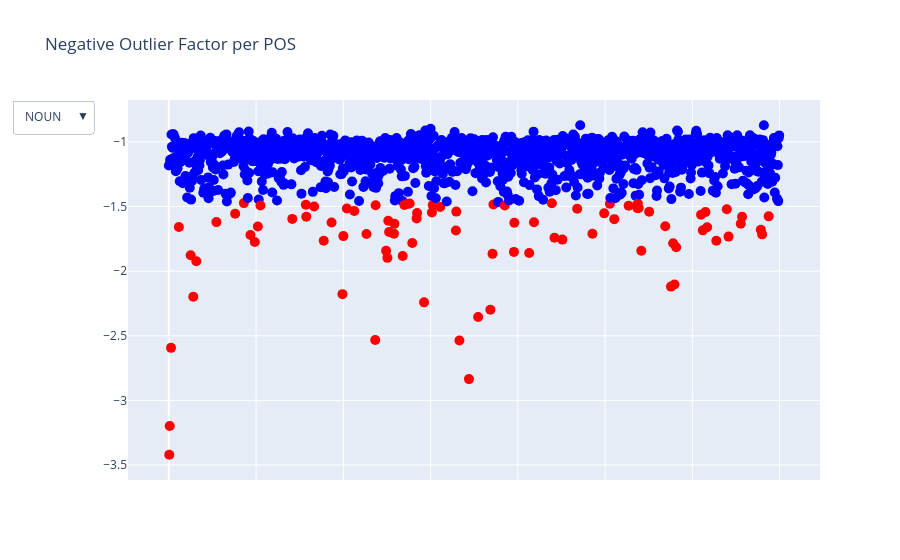

Notebook cell for this chart:
### Code cell
# Convert dictionary to a structured list
data = []
for pos, words in score_pos_elements.items():
    for word, score in words:
        status = 'Outlier' if word in outlier_pos_elements.get(pos, []) else 'Inlier'
        color = 'red' if status == 'Outlier' else 'blue'
        data.append({'POS': pos, 'Word': word, 'NOF': score, 'Status': status, 'Color': color})

df = pd.DataFrame(data)

# Prepare dropdown and scatter plot
pos_tags = list(score_pos_elements.keys())
fig = go.Figure()

# Add traces for each POS
def create_trace(pos):
    filtered_df = df[df['POS'] == pos]
    return go.Scatter(
        x=np.arange(len(filtered_df)),
        y=filtered_df['NOF'],
        text=[f"{row['Word']} ({row['Status']}), NOF: {row['NOF']:.2f}" for _, row in filtered_df.iterrows()],
        mode='markers',
        marker=dict(color=filtered_df['Color'], size=10),
        name=pos,
        hoverinfo='text'
    )

for pos in pos_tags:
    fig.add_trace(create_trace(pos))

# Update layout with dropdown
fig.update_layout(
    title="Negative Outlier Factor per POS",
    xaxis=dict(showticklabels=False),
    updatemenus=[
        {
            "buttons": [
                {
                    "label": pos,
                    "method": "update",
                    "args": [
                        {"visible": [i == idx for i in range(len(pos_tags))]},
                        {"title": f"Negative Outlier Factor for {pos}"}
                    ]
                }
                for idx, pos in enumerate(pos_tags)
            ],
            "direction": "down",
            "showactive": True
        }
    ]
)

# Set all traces except the first one to be initially hidden
for i in range(1, len(pos_tags)):
    fig.data[i].visible = False

# Show the chart
fig.show()

### Figure 1 — Plotly figure (JSON) as saved in the notebook; plotly's stock layout.template omitted (floating-point values rounded to 4 significant figures; data arrays with more than 128 entries replaced by an {"elided": "..."} marker saying what was removed)
{"data": [{"hoverinfo": "text", "marker": {"color": {"elided": "1400 str values"}, "size": 10}, "mode": "markers", "name": "NOUN", "text": {"elided": "1400 str values"}, "type": "scatter", "x": {"elided": "1400 int values"}, "y": {"elided": "1400 float values"}}, {"hoverinfo": "text", "marker": {"color": ["red", "red", "red", "red", "blue", "blue", "red", "blue", "red", "blue", "red", "red", "blue", "blue"], "size": 10}, "mode": "markers", "name": "CCONJ", "text": ["& (Outlier), NOF: -1.95", "/ (Outlier), NOF: -1.69", "c'est-à-dire (Outlier), NOF: -1.53", "car (Outlier), NOF: -2.82", "comme (Inlier), NOF: -0.99", "donc (Inlier), NOF: -1.38", "et (Outlier), NOF: -3.03", "mais (Inlier), NOF: -1.24", "ni (Outlier), NOF: -2.05", "or (Inlier), NOF: -1.13", "ou (Outlier), NOF: -2.56", "puis (Outlier), NOF: -2.18", "soit (Inlier), NOF: -0.99", "voire (Inlier), NOF: -1.01"], "type": "scatter", "visible": false, "x": [0, 1, 2, 3, 4, 5, 6, 7, 8, 9, 10, 11, 12, 13], "y": [-1.955, -1.691, -1.534, -2.822, -0.9937, -1.385, -3.028, -1.236, -2.053, -1.131, -2.565, -2.184, -0.9937, -1.013]}, {"hoverinfo": "text", "marker": {"color": ["red", "blue", "blue", "red", "blue", "blue", "red", "blue", "red", "red", "red", "red", "red", "red", "blue", "blue", "red", "red", "blue", "red", "blue", "blue", "red", "blue", "blue", "blue", "red", "blue", "red", "blue", "blue", "blue", "blue", "blue", "red"], "size": 10}, "mode": "markers", "name": "ADP", "text": ["/ (Outlier), NOF: -1.56", "après (Inlier), NOF: -1.21", "avant (Inlier), NOF: -1.00", "avec (Outlier), NOF: -2.70", "chez (Inlier), NOF: -1.32", "comme (Inlier), NOF: -1.08", "concernant (Outlier), NOF: -2.34", "contre (Inlier), NOF: -1.46", "dans (Outlier), NOF: -1.64", "de (Outlier), NOF: -6.50", "depuis (Outlier), NOF: -1.56", "derrière (Outlier), NOF: -1.69", "devant (Outlier), NOF: -1.67", "di (Outlier), NOF: -2.41", "durant (Inlier), NOF: -0.93", "dès (Inlier), NOF: -0.97", "en (Outlier), NOF: -2.08", "entre (Outlier), NOF: -1.51", "envers (Inlier), NOF: -1.00", "jusque (Outlier), NOF: -1.97", "malgré (Inlier), NOF: -0.99", "outre (Inlier), NOF: -1.15", "par (Outlier), NOF: -1.78", "parmi (Inlier), NOF: -1.13", "pendant (Inlier), NOF: -1.11", "pour (Inlier), NOF: -1.14", "sans (Outlier), NOF: -1.68", "sauf (Inlier), NOF: -1.30", "selon (Outlier), NOF: -1.71", "sous (Inlier), NOF: -1.21", "suivant (Inlier), NOF: -1.38", "sur (Inlier), NOF: -1.01", "vers (Inlier), NOF: -1.22", "via (Inlier), NOF: -1.00", "à (Outlier), NOF: -2.81"], "type": "scatter", "visible": false, "x": [0, 1, 2, 3, 4, 5, 6, 7, 8, 9, 10, 11, 12, 13, 14, 15, 16, 17, 18, 19, 20, 21, 22, 23, 24, 25, 26, 27, 28, 29, 30, 31, 32, 33, 34], "y": [-1.559, -1.205, -1.003, -2.704, -1.323, -1.078, -2.343, -1.457, -1.637, -6.503, -1.558, -1.687, -1.671, -2.413, -0.9293, -0.9729, -2.08, -1.508, -0.9962, -1.969, -0.9898, -1.146, -1.776, -1.133, -1.112, -1.138, -1.684, -1.297, -1.706, -1.205, -1.383, -1.015, -1.22, -0.9962, -2.812]}, {"hoverinfo": "text", "marker": {"color": {"elided": "166 str values"}, "size": 10}, "mode": "markers", "name": "NUM", "text": {"elided": "166 str values"}, "type": "scatter", "visible": false, "x": {"elided": "166 int values"}, "y": {"elided": "166 float values"}}, {"hoverinfo": "text", "marker": {"color": {"elided": "402 str values"}, "size": 10}, "mode": "markers", "name": "ADJ", "text": {"elided": "402 str values"}, "type": "scatter", "visible": false, "x": {"elided": "402 int values"}, "y": {"elided": "402 float values"}}, {"hoverinfo": "text", "marker": {"color": {"elided": "556 str values"}, "size": 10}, "mode": "markers", "name": "VERB", "text": {"elided": "556 str values"}, "type": "scatter", "visible": false, "x": {"elided": "556 int values"}, "y": {"elided": "556 float values"}}, {"hoverinfo": "text", "marker": {"color": {"elided": "210 str values"}, "size": 10}, "mode": "markers", "name": "PROPN", "text": {"elided": "210 str values"}, "type": "scatter", "visible": false, "x": {"elided": "210 int values"}, "y": {"elided": "210 float values"}}, {"hoverinfo": "text", "marker": {"color": ["blue", "blue", "blue", "blue", "blue", "blue", "red", "blue", "blue", "blue", "blue", "blue", "blue", "blue", "red", "blue", "blue", "blue", "blue", "blue", "blue", "blue", "blue", "blue", "blue", "blue", "blue", "blue", "blue", "blue", "blue", "blue", "blue", "blue", "blue", "red", "blue", "blue", "blue", "red", "blue", "blue", "blue", "blue", "red", "blue", "blue", "blue", "blue", "blue", "red", "blue", "blue", "red", "blue", "blue", "blue", "blue", "blue", "red", "red", "blue", "blue", "blue", "blue", "blue", "blue", "blue", "blue", "red", "red", "blue", "blue", "blue", "blue", "blue", "blue", "blue", "blue", "red", "blue", "red", "red", "blue", "red", "blue", "blue", "blue", "blue", "blue", "blue", "blue", "red", "red", "blue", "blue", "blue", "blue", "blue", "blue", "red", "blue", "blue", "red", "blue", "blue", "blue", "red", "red", "red", "blue", "blue", "red", "red", "blue", "blue", "red", "blue", "blue", "red", "blue", "blue", "red", "blue", "blue", "blue"], "size": 10}, "mode": "markers", "name": "ADV", "text": ["absolument (Inlier), NOF: -1.46", "actuellement (Inlier), NOF: -1.02", "afin (Inlier), NOF: -1.09", "ailleurs (Inlier), NOF: -1.44", "ainsi (Inlier), NOF: -1.34", "alors (Inlier), NOF: -1.08", "après (Outlier), NOF: -1.69", "assez (Inlier), NOF: -0.95", "au-delà (Inlier), NOF: -1.04", "au-dessus (Inlier), NOF: -1.10", "aujourd'hui (Inlier), NOF: -1.00", "auparavant (Inlier), NOF: -1.15", "auprès (Inlier), NOF: -1.01", "aussi (Inlier), NOF: -1.08", "autant (Outlier), NOF: -1.53", "autour (Inlier), NOF: -0.96", "autrement (Inlier), NOF: -1.11", "avant (Inlier), NOF: -1.09", "beaucoup (Inlier), NOF: -1.46", "bien (Inlier), NOF: -1.46", "bientôt (Inlier), NOF: -1.11", "cependant (Inlier), NOF: -1.47", "certes (Inlier), NOF: -1.36", "clairement (Inlier), NOF: -1.10", "comment (Inlier), NOF: -1.33", "complètement (Inlier), NOF: -1.08", "contrairement (Inlier), NOF: -1.41", "davantage (Inlier), NOF: -1.20", "depuis (Inlier), NOF: -1.24", "directement (Inlier), NOF: -0.97", "donc (Inlier), NOF: -1.34", "définitivement (Inlier), NOF: -1.01", "déjà (Inlier), NOF: -1.06", "désormais (Inlier), NOF: -0.99", "encore (Inlier), NOF: -1.05", "enfin (Outlier), NOF: -2.20", "ensemble (Inlier), NOF: -1.20", "ensuite (Inlier), NOF: -1.05", "entièrement (Inlier), NOF: -0.99", "environ (Outlier), NOF: -3.25", "essentiellement (Inlier), NOF: -1.10", "extrêmement (Inlier), NOF: -1.11", "face (Inlier), NOF: -0.99", "facilement (Inlier), NOF: -1.17", "finalement (Outlier), NOF: -1.64", "fort (Inlier), NOF: -1.09", "fortement (Inlier), NOF: -1.37", "grâce (Inlier), NOF: -1.44", "généralement (Inlier), NOF: -0.99", "hier (Inlier), NOF: -1.44", "hors (Outlier), NOF: -1.82", "ici (Inlier), NOF: -1.36", "immédiatement (Inlier), NOF: -1.11", "initialement (Outlier), NOF: -1.67", "jamais (Inlier), NOF: -1.26", "juste (Inlier), NOF: -1.06", "largement (Inlier), NOF: -1.09", "loin (Inlier), NOF: -1.05", "longtemps (Inlier), NOF: -1.16", "lors (Outlier), NOF: -1.97", "là (Outlier), NOF: -2.12", "légèrement (Inlier), NOF: -1.13", "maintenant (Inlier), NOF: -0.97", "mal (Inlier), NOF: -0.99", "malheureusement (Inlier), NOF: -1.17", "mieux (Inlier), NOF: -1.23", "moins (Inlier), NOF: -0.97", "même (Inlier), NOF: -1.13", "naturellement (Inlier), NOF: -0.99", "ne (Outlier), NOF: -2.72", "non (Outlier), NOF: -2.46", "notamment (Inlier), NOF: -1.08", "néanmoins (Inlier), NOF: -1.06", "officiellement (Inlier), NOF: -1.10", "parfaitement (Inlier), NOF: -0.99", "parfois (Inlier), NOF: -1.34", "particulièrement (Inlier), NOF: -1.04", "partiellement (Inlier), NOF: -1.02", "partout (Inlier), NOF: -1.09", "pas (Outlier), NOF: -7.98", "peu (Inlier), NOF: -1.21", "peut-être (Outlier), NOF: -1.51", "plus (Outlier), NOF: -1.86", "plutôt (Inlier), NOF: -1.21", "pourquoi (Outlier), NOF: -1.93", "pourtant (Inlier), NOF: -0.97", "pratiquement (Inlier), NOF: -1.08", "presque (Inlier), NOF: -1.44", "principalement (Inlier), NOF: -1.24", "probablement (Inlier), NOF: -0.95", "progressivement (Inlier), NOF: -1.05", "près (Inlier), NOF: -1.00", "que (Outlier), NOF: -2.51", "rapidement (Outlier), NOF: -1.63", "rarement (Inlier), NOF: -1.02", "relativement (Inlier), NOF: -0.97", "respectivement (Inlier), NOF: -1.15", "récemment (Inlier), NOF: -1.47", "réellement (Inlier), NOF: -1.07", "régulièrement (Inlier), NOF: -0.93", "seulement (Outlier), NOF: -1.52", "si (Inlier), NOF: -1.06", "simplement (Inlier), NOF: -1.31", "soit (Outlier), NOF: -1.76", "souvent (Inlier), NOF: -0.89", "spécialement (Inlier), NOF: -1.10", "suite (Inlier), NOF: -1.04", "surtout (Outlier), NOF: -1.49", "tant (Outlier), NOF: -1.56", "tard (Outlier), NOF: -3.05", "totalement (Inlier), NOF: -1.07", "toujours (Inlier), NOF: -1.05", "tout (Outlier), NOF: -1.92", "toutefois (Outlier), NOF: -1.86", "traditionnellement (Inlier), NOF: -1.02", "trop (Inlier), NOF: -1.06", "très (Outlier), NOF: -3.14", "tôt (Inlier), NOF: -1.44", "uniquement (Inlier), NOF: -1.03", "vis-à-vis (Outlier), NOF: -1.93", "vite (Inlier), NOF: -1.34", "vivement (Inlier), NOF: -1.29", "vraiment (Outlier), NOF: -2.00", "véritablement (Inlier), NOF: -0.99", "également (Inlier), NOF: -1.08", "éventuellement (Inlier), NOF: -1.01"], "type": "scatter", "visible": false, "x": [0, 1, 2, 3, 4, 5, 6, 7, 8, 9, 10, 11, 12, 13, 14, 15, 16, 17, 18, 19, 20, 21, 22, 23, 24, 25, 26, 27, 28, 29, 30, 31, 32, 33, 34, 35, 36, 37, 38, 39, 40, 41, 42, 43, 44, 45, 46, 47, 48, 49, 50, 51, 52, 53, 54, 55, 56, 57, 58, 59, 60, 61, 62, 63, 64, 65, 66, 67, 68, 69, 70, 71, 72, 73, 74, 75, 76, 77, 78, 79, 80, 81, 82, 83, 84, 85, 86, 87, 88, 89, 90, 91, 92, 93, 94, 95, 96, 97, 98, 99, 100, 101, 102, 103, 104, 105, 106, 107, 108, 109, 110, 111, 112, 113, 114, 115, 116, 117, 118, 119, 120, 121, 122, 123, 124, 125], "y": [-1.462, -1.017, -1.085, -1.443, -1.336, -1.081, -1.688, -0.9458, -1.041, -1.097, -1.004, -1.15, -1.013, -1.075, -1.525, -0.9584, -1.112, -1.085, -1.462, -1.458, -1.106, -1.467, -1.359, -1.101, -1.332, -1.077, -1.407, -1.199, -1.239, -0.9707, -1.336, -1.013, -1.058, -0.9916, -1.047, -2.2, -1.199, -1.054, -0.991, -3.251, -1.101, -1.108, -0.9889, -1.168, -1.645, -1.095, -1.372, -1.436, -0.9916, -1.439, -1.824, -1.362, -1.11, -1.669, -1.256, -1.062, -1.089, -1.053, -1.163, -1.969, -2.121, -1.129, -0.9706, -0.991, -1.17, -1.23, -0.9657, -1.129, -0.9899, -2.718, -2.456, -1.077, -1.062, -1.097, -0.9857, -1.342, -1.036, -1.018, -1.092, -7.984, -1.206, -1.507, -1.859, -1.212, -1.933, -0.9706, -1.077, -1.445, -1.243, -0.9529, -1.046, -1.0, -2.507, -1.627, -1.022, -0.9707, -1.153, -1.468, -1.065, -0.9302, -1.524, -1.062, -1.309, -1.764, -0.8895, -1.105, -1.041, -1.486, -1.557, -3.053, -1.068, -1.054, -1.921, -1.86, -1.021, -1.058, -3.144, -1.435, -1.031, -1.933, -1.344, -1.289, -1.997, -0.9899, -1.075, -1.011]}, {"hoverinfo": "text", "marker": {"color": ["blue", "red", "blue", "blue", "red", "red", "blue", "red", "blue", "red", "blue", "red", "red", "blue", "red"], "size": 10}, "mode": "markers", "name": "DET", "text": ["aucun (Inlier), NOF: -1.05", "ce (Outlier), NOF: -4.65", "certain (Inlier), NOF: -1.32", "chaque (Inlier), NOF: -0.95", "différent (Outlier), NOF: -2.10", "divers (Outlier), NOF: -2.10", "du (Inlier), NOF: -1.20", "le (Outlier), NOF: -6.96", "plusieurs (Inlier), NOF: -1.22", "quel (Outlier), NOF: -2.09", "quelque (Inlier), NOF: -1.32", "son (Outlier), NOF: -5.59", "tel (Outlier), NOF: -2.91", "tout (Inlier), NOF: -0.95", "un (Outlier), NOF: -3.37"], "type": "scatter", "visible": false, "x": [0, 1, 2, 3, 4, 5, 6, 7, 8, 9, 10, 11, 12, 13, 14], "y": [-1.051, -4.647, -1.319, -0.9538, -2.103, -2.103, -1.199, -6.958, -1.216, -2.089, -1.319, -5.587, -2.91, -0.9538, -3.367]}, {"hoverinfo": "text", "marker": {"color": ["red", "blue", "red", "red", "blue", "red", "blue", "red", "red", "blue", "red", "red", "red", "blue", "red", "red", "red", "red", "red", "blue", "blue", "blue", "red", "red", "blue", "red", "red", "blue", "blue", "blue", "red", "red", "red", "blue", "red", "red", "red", "blue", "red", "blue"], "size": 10}, "mode": "markers", "name": "PRON", "text": ["aucun (Outlier), NOF: -1.86", "autant (Inlier), NOF: -1.34", "autre (Outlier), NOF: -2.35", "beaucoup (Outlier), NOF: -1.47", "ce (Inlier), NOF: -1.23", "ceci (Outlier), NOF: -1.48", "cela (Inlier), NOF: -1.01", "celui (Outlier), NOF: -4.53", "celui-ci (Outlier), NOF: -2.18", "certain (Inlier), NOF: -1.19", "chacun (Outlier), NOF: -2.63", "dont (Outlier), NOF: -2.55", "en (Outlier), NOF: -2.60", "eux (Inlier), NOF: -1.41", "eux-mêmes (Outlier), NOF: -3.23", "lequel (Outlier), NOF: -4.44", "lui (Outlier), NOF: -3.00", "lui-même (Outlier), NOF: -2.52", "moi (Outlier), NOF: -1.67", "moins (Inlier), NOF: -1.12", "nous (Inlier), NOF: -1.11", "on (Inlier), NOF: -1.30", "où (Outlier), NOF: -2.13", "personne (Outlier), NOF: -1.86", "peu (Inlier), NOF: -1.12", "plus (Outlier), NOF: -2.47", "plusieurs (Outlier), NOF: -1.93", "près (Inlier), NOF: -1.12", "que (Inlier), NOF: -1.13", "quelqu'un (Inlier), NOF: -1.41", "qui (Outlier), NOF: -1.67", "quoi (Outlier), NOF: -2.30", "rien (Outlier), NOF: -1.89", "soi (Inlier), NOF: -1.31", "toi (Outlier), NOF: -1.77", "tout (Outlier), NOF: -2.84", "un (Outlier), NOF: -2.49", "vous (Inlier), NOF: -1.09", "y (Outlier), NOF: -1.48", "ça (Inlier), NOF: -0.96"], "type": "scatter", "visible": false, "x": [0, 1, 2, 3, 4, 5, 6, 7, 8, 9, 10, 11, 12, 13, 14, 15, 16, 17, 18, 19, 20, 21, 22, 23, 24, 25, 26, 27, 28, 29, 30, 31, 32, 33, 34, 35, 36, 37, 38, 39], "y": [-1.862, -1.34, -2.354, -1.475, -1.231, -1.482, -1.014, -4.528, -2.176, -1.189, -2.629, -2.545, -2.602, -1.406, -3.234, -4.437, -2.999, -2.518, -1.671, -1.118, -1.112, -1.305, -2.135, -1.856, -1.125, -2.473, -1.931, -1.118, -1.127, -1.413, -1.672, -2.299, -1.89, -1.313, -1.774, -2.837, -2.487, -1.09, -1.475, -0.9646]}, {"hoverinfo": "text", "marker": {"color": ["red", "red", "red"], "size": 10}, "mode": "markers", "name": "AUX", "text": ["avoir (Outlier), NOF: -8.64", "faire (Outlier), NOF: -1.89", "être (Outlier), NOF: -2.65"], "type": "scatter", "visible": false, "x": [0, 1, 2], "y": [-8.639, -1.89, -2.653]}, {"hoverinfo": "text", "marker": {"color": ["blue", "red"], "size": 10}, "mode": "markers", "name": "INTJ", "text": ["bref (Inlier), NOF: -1.17", "merci (Outlier), NOF: -1.76"], "type": "scatter", "visible": false, "x": [0, 1], "y": [-1.168, -1.758]}, {"hoverinfo": "text", "marker": {"color": ["blue", "blue", "red", "blue", "blue", "red"], "size": 10}, "mode": "markers", "name": "SCONJ", "text": ["comme (Inlier), NOF: -1.18", "lorsque (Inlier), NOF: -0.92", "puisque (Outlier), NOF: -2.94", "quand (Inlier), NOF: -1.21", "que (Inlier), NOF: -1.37", "si (Outlier), NOF: -2.91"], "type": "scatter", "visible": false, "x": [0, 1, 2, 3, 4, 5], "y": [-1.179, -0.9242, -2.939, -1.207, -1.368, -2.908]}, {"hoverinfo": "text", "marker": {"color": ["blue", "red", "blue"], "size": 10}, "mode": "markers", "name": "X", "text": ["del (Inlier), NOF: -0.93", "etc. (Outlier), NOF: -3.09", "von (Inlier), NOF: -1.08"], "type": "scatter", "visible": false, "x": [0, 1, 2], "y": [-0.9335, -3.087, -1.081]}], "layout": {"title": {"text": "Negative Outlier Factor per POS"}, "updatemenus": [{"buttons": [{"args": [{"visible": [true, false, false, false, false, false, false, false, false, false, false, false, false, false]}, {"title": "Negative Outlier Factor for NOUN"}], "label": "NOUN", "method": "update"}, {"args": [{"visible": [false, true, false, false, false, false, false, false, false, false, false, false, false, false]}, {"title": "Negative Outlier Factor for CCONJ"}], "label": "CCONJ", "method": "update"}, {"args": [{"visible": [false, false, true, false, false, false, false, false, false, false, false, false, false, false]}, {"title": "Negative Outlier Factor for ADP"}], "label": "ADP", "method": "update"}, {"args": [{"visible": [false, false, false, true, false, false, false, false, false, false, false, false, false, false]}, {"title": "Negative Outlier Factor for NUM"}], "label": "NUM", "method": "update"}, {"args": [{"visible": [false, false, false, false, true, false, false, false, false, false, false, false, false, false]}, {"title": "Negative Outlier Factor for ADJ"}], "label": "ADJ", "method": "update"}, {"args": [{"visible": [false, false, false, false, false, true, false, false, false, false, false, false, false, false]}, {"title": "Negative Outlier Factor for VERB"}], "label": "VERB", "method": "update"}, {"args": [{"visible": [false, false, false, false, false, false, true, false, false, false, false, false, false, false]}, {"title": "Negative Outlier Factor for PROPN"}], "label": "PROPN", "method": "update"}, {"args": [{"visible": [false, false, false, false, false, false, false, true, false, false, false, false, false, false]}, {"title": "Negative Outlier Factor for ADV"}], "label": "ADV", "method": "update"}, {"args": [{"visible": [false, false, false, false, false, false, false, false, true, false, false, false, false, false]}, {"title": "Negative Outlier Factor for DET"}], "label": "DET", "method": "update"}, {"args": [{"visible": [false, false, false, false, false, false, false, false, false, true, false, false, false, false]}, {"title": "Negative Outlier Factor for PRON"}], "label": "PRON", "method": "update"}, {"args": [{"visible": [false, false, false, false, false, false, false, false, false, false, true, false, false, false]}, {"title": "Negative Outlier Factor for AUX"}], "label": "AUX", "method": "update"}, {"args": [{"visible": [false, false, false, false, false, false, false, false, false, false, false, true, false, false]}, {"title": "Negative Outlier Factor for INTJ"}], "label": "INTJ", "method": "update"}, {"args": [{"visible": [false, false, false, false, false, false, false, false, false, false, false, false, true, false]}, {"title": "Negative Outlier Factor for SCONJ"}], "label": "SCONJ", "method": "update"}, {"args": [{"visible": [false, false, false, false, false, false, false, false, false, false, false, false, false, true]}, {"title": "Negative Outlier Factor for X"}], "label": "X", "method": "update"}], "direction": "down", "showactive": true}], "xaxis": {"showticklabels": false}}}
